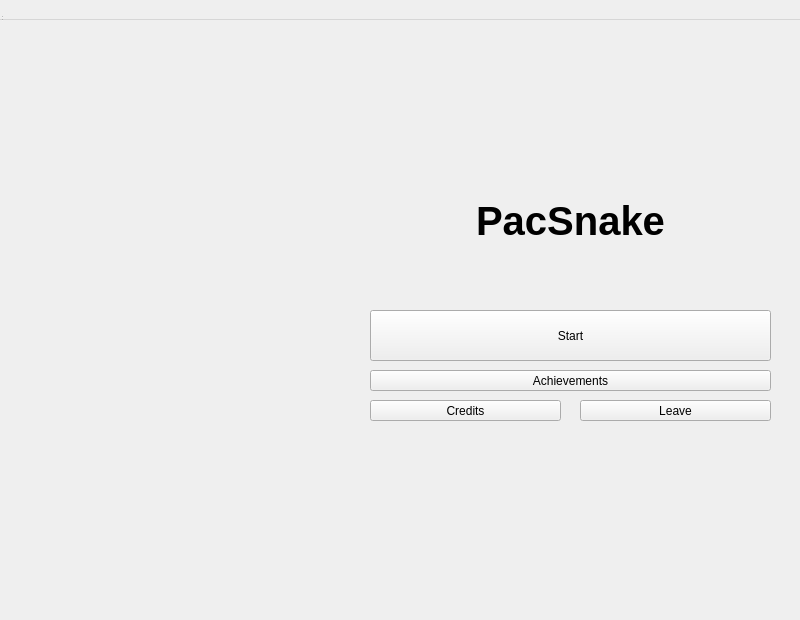
<?xml version="1.0" encoding="UTF-8"?>
<ui version="4.0">
 <class>main_container_old</class>
 <widget class="QWidget" name="main_container_old">
  <property name="geometry">
   <rect>
    <x>0</x>
    <y>0</y>
    <width>800</width>
    <height>620</height>
   </rect>
  </property>
  <property name="windowTitle">
   <string>Widget</string>
  </property>
  <widget class="QWidget" name="centralwidget" native="true">
   <property name="geometry">
    <rect>
     <x>200</x>
     <y>160</y>
     <width>801</width>
     <height>592</height>
    </rect>
   </property>
   <widget class="QStackedWidget" name="stackedWidget">
    <property name="geometry">
     <rect>
      <x>-30</x>
      <y>-10</y>
      <width>801</width>
      <height>531</height>
     </rect>
    </property>
    <property name="currentIndex">
     <number>0</number>
    </property>
    <widget class="QWidget" name="main_menu">
     <widget class="QPushButton" name="startButton">
      <property name="geometry">
       <rect>
        <x>200</x>
        <y>160</y>
        <width>401</width>
        <height>51</height>
       </rect>
      </property>
      <property name="sizePolicy">
       <sizepolicy hsizetype="Minimum" vsizetype="Fixed">
        <horstretch>0</horstretch>
        <verstretch>0</verstretch>
       </sizepolicy>
      </property>
      <property name="text">
       <string>Start</string>
      </property>
     </widget>
     <widget class="QPushButton" name="achButton">
      <property name="geometry">
       <rect>
        <x>200</x>
        <y>220</y>
        <width>401</width>
        <height>21</height>
       </rect>
      </property>
      <property name="text">
       <string>Achievements</string>
      </property>
     </widget>
     <widget class="QPushButton" name="creditsButton">
      <property name="geometry">
       <rect>
        <x>200</x>
        <y>250</y>
        <width>191</width>
        <height>21</height>
       </rect>
      </property>
      <property name="text">
       <string>Credits</string>
      </property>
     </widget>
     <widget class="QPushButton" name="leaveButton">
      <property name="geometry">
       <rect>
        <x>410</x>
        <y>250</y>
        <width>191</width>
        <height>21</height>
       </rect>
      </property>
      <property name="text">
       <string>Leave</string>
      </property>
     </widget>
     <widget class="QLabel" name="titleLabel">
      <property name="geometry">
       <rect>
        <x>250</x>
        <y>20</y>
        <width>301</width>
        <height>101</height>
       </rect>
      </property>
      <property name="font">
       <font>
        <family>Arial</family>
        <pointsize>30</pointsize>
        <weight>75</weight>
        <bold>true</bold>
       </font>
      </property>
      <property name="text">
       <string>PacSnake</string>
      </property>
      <property name="alignment">
       <set>Qt::AlignCenter</set>
      </property>
     </widget>
     <zorder>titleLabel</zorder>
     <zorder>startButton</zorder>
     <zorder>achButton</zorder>
     <zorder>creditsButton</zorder>
     <zorder>leaveButton</zorder>
    </widget>
   </widget>
  </widget>
  <widget class="QMenuBar" name="menubar">
   <property name="geometry">
    <rect>
     <x>0</x>
     <y>0</y>
     <width>800</width>
     <height>20</height>
    </rect>
   </property>
  </widget>
  <widget class="QStatusBar" name="statusbar">
   <property name="geometry">
    <rect>
     <x>0</x>
     <y>0</y>
     <width>3</width>
     <height>22</height>
    </rect>
   </property>
  </widget>
  <widget class="QWidget" name="verticalLayoutWidget">
   <property name="geometry">
    <rect>
     <x>90</x>
     <y>60</y>
     <width>160</width>
     <height>80</height>
    </rect>
   </property>
   <layout class="QVBoxLayout" name="verticalLayout_2"/>
  </widget>
 </widget>
 <resources/>
 <connections/>
</ui>
